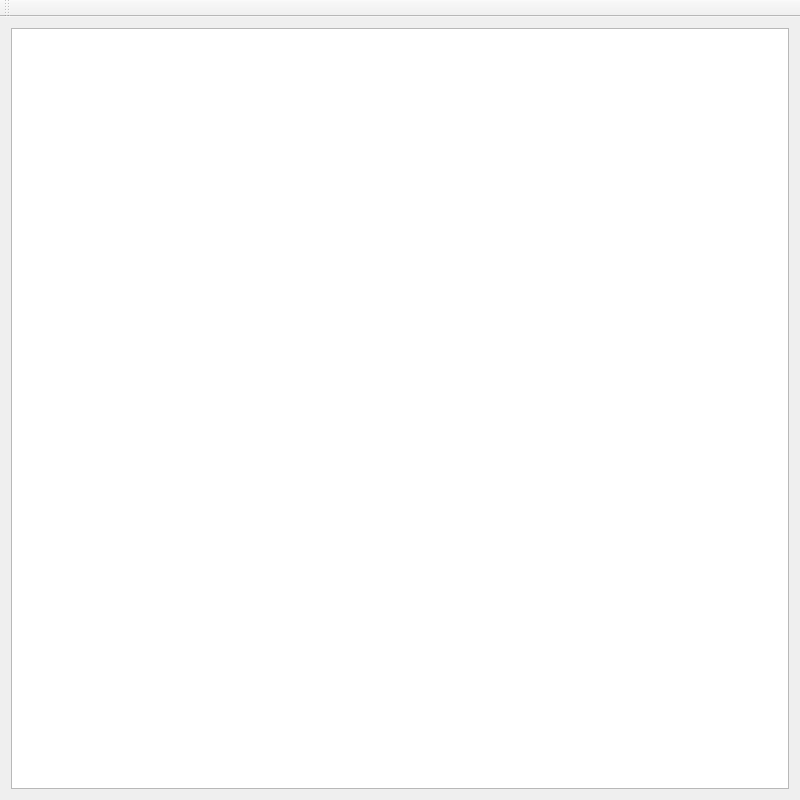
<?xml version="1.0" encoding="UTF-8"?>
<ui version="4.0">
 <class>BMPFiles</class>
 <widget class="QMainWindow" name="BMPFiles">
  <property name="geometry">
   <rect>
    <x>0</x>
    <y>0</y>
    <width>800</width>
    <height>800</height>
   </rect>
  </property>
  <property name="minimumSize">
   <size>
    <width>500</width>
    <height>500</height>
   </size>
  </property>
  <property name="maximumSize">
   <size>
    <width>900</width>
    <height>900</height>
   </size>
  </property>
  <property name="windowTitle">
   <string>BMPFiles</string>
  </property>
  <widget class="QWidget" name="centralWidget">
   <layout class="QHBoxLayout" name="horizontalLayout">
    <item>
     <widget class="QGraphicsView" name="graphicsView">
      <property name="minimumSize">
       <size>
        <width>200</width>
        <height>200</height>
       </size>
      </property>
      <property name="maximumSize">
       <size>
        <width>800</width>
        <height>800</height>
       </size>
      </property>
     </widget>
    </item>
   </layout>
  </widget>
  <widget class="QToolBar" name="mainToolBar">
   <attribute name="toolBarArea">
    <enum>TopToolBarArea</enum>
   </attribute>
   <attribute name="toolBarBreak">
    <bool>false</bool>
   </attribute>
  </widget>
 </widget>
 <layoutdefault spacing="6" margin="11"/>
 <resources/>
 <connections/>
</ui>
